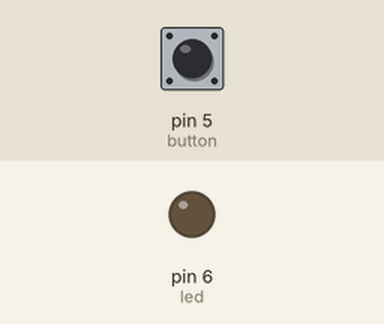
Simulated run of this sketch. Board: Arduino Uno, built with avr-gcc and run on an emulated ATmega328P. Parts: output pins drawn as LEDs (lit = HIGH). The inputs (shaded band) are chosen by the test bench; at power-on: pin 5 (button) LOW.

Above: at 1.2 s.
1.3 s: pin 5 (button) pulled HIGH for 0.15 s
At 2.5 s:
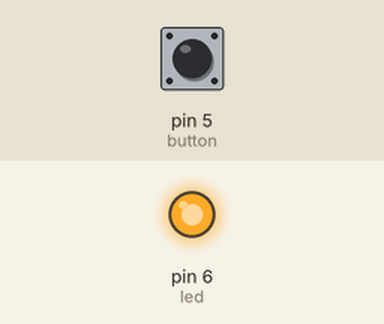
2.9 s: pin 5 (button) pulled HIGH for 1 s
At 3.9 s:
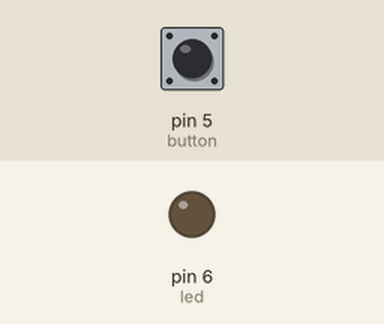
5.4 s: pin 5 (button) pulled HIGH for 3.2 s
At 5.8 s:
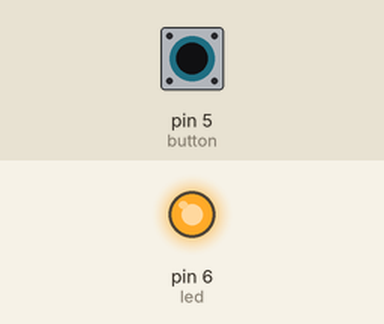
Timing chart, 0 to 8.4 s (numbered marks = the images above; inputs shaded):
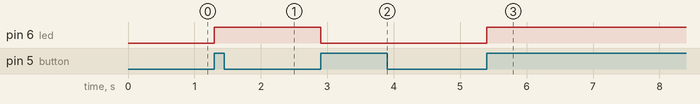

The sketch:

Toggle.ino
```cpp
//1 push button as toggle switch (on / off led)

const int button = 5;
const int led = 6;

int buttonOld = LOW;
int buttonNew;
int ledState = LOW;

void setup() {
  pinMode (button, INPUT);
  pinMode (led, OUTPUT);
}

void loop() {
  buttonNew = digitalRead (button);

  if (buttonNew == HIGH and buttonOld == LOW)
  {
    if (ledState == LOW) {
      ledState = HIGH;
    }

    else {
      ledState = LOW;
    }
  }

  digitalWrite (led, ledState);
  buttonOld = buttonNew;
  delay (50);

}
```

Measured:
- after the input at 1.3 s, pin 6 (led): LOW → HIGH at once
- after the input at 2.9 s, pin 6 (led): HIGH → LOW at once
- after the input at 5.4 s, pin 6 (led): LOW → HIGH at once
